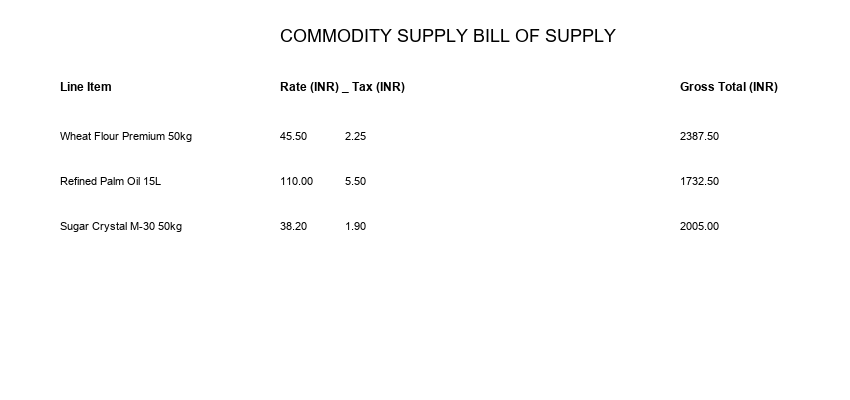
#> input picture research/loop23/tables/COHORT_H_04_NARROW_GUTTER_INVOICE.png, 850 x 400 px, found by its file name
$ python test_dot_fix.py
#> lines starting #> are read from the running program, lines starting #| are printed output that depends on the picture
import numpy as np
import re
from typing import Any
from PIL import Image

def test_dot_morphology(cell_text: str, cell_crop: Any) -> str:
    if not cell_text or "." in cell_text or cell_crop is None:
        return cell_text

    clean_digits = re.sub(r"^(Rs\.?|INR|₹)\s*", "", cell_text, flags=re.IGNORECASE).replace(",", "").strip()
    if not clean_digits.isdigit() or not (2 <= len(clean_digits) <= 5):
        return cell_text

    # Standard integers with two trailing zeros (e.g. 100, 500, 3100, 4000) are always integers
    if len(clean_digits) >= 3 and clean_digits.endswith("00"):
        return cell_text

    try:
        arr = np.array(cell_crop.convert("L")) if hasattr(cell_crop, "convert") else np.array(cell_crop)
        h, w = arr.shape[:2]
        if h < 6 or w < 8:
            return cell_text

        thresh = (int(arr.min()) + int(arr.max())) // 2
        binary = arr < thresh

        row_ink = binary.sum(axis=1)
        col_ink = binary.sum(axis=0)
        active_rows = np.where(row_ink > 0)[0]
        active_cols = np.where(col_ink > 0)[0]
        if len(active_rows) == 0 or len(active_cols) == 0:
            return cell_text

        top, bottom = active_rows.min(), active_rows.max()
        left, right = active_cols.min(), active_cols.max()
        char_h = bottom - top + 1
        char_w_span = right - left + 1

        if char_h < 6 or char_w_span < 8:
            return cell_text

        baseline_start = top + int(char_h * 0.65)
        upper_end = baseline_start
        found_dot_x = None

        for dw in [1, 2, 3]:
            if found_dot_x is not None:
                break
            for c in range(left + 2, right - dw - 1):
                cols = list(range(c, c + dw))
                if binary[top:upper_end, cols].sum() > 0:
                    continue

                base_sub = binary[baseline_start:bottom + 1, cols]
                dot_ink_count = base_sub.sum()
                if not (1 <= dot_ink_count <= 6):
                    continue

                dot_r, dot_c = np.where(base_sub)
                dot_h = dot_r.max() - dot_r.min() + 1
                if dot_h > 3:
                    continue

                abs_dot_rows = baseline_start + dot_r
                min_r, max_r = abs_dot_rows.min(), abs_dot_rows.max()

                # Must sit on baseline
                if max_r < bottom - 1:
                    continue

                if binary[min_r:max_r + 1, c - 1].sum() > 0:
                    continue
                if binary[min_r:max_r + 1, c + dw].sum() > 0:
                    continue

                above_check_top = max(top, min_r - 2)
                if min_r > above_check_top and binary[above_check_top:min_r, cols].sum() > 0:
                    continue

                found_dot_x = c + (dw - 1) / 2.0
                break

        if found_dot_x is not None:
            num_chars = len(clean_digits)
            rel_x = (found_dot_x - left) / float(char_w_span)
            insert_idx = int(round(rel_x * num_chars))
            insert_idx = max(1, min(insert_idx, num_chars - 1))
            refined = clean_digits[:insert_idx] + "." + clean_digits[insert_idx:]
            return cell_text.replace(clean_digits, refined)

    except Exception:
        pass

    return cell_text

img_inv = Image.open("research/loop23/tables/COHORT_H_04_NARROW_GUTTER_INVOICE.png")
#> img_inv is the input picture: PIL image 850x400 RGB; min 0, max 255, mean 252.2
crop_4550 = img_inv.crop((280 - 5, 132 - 5, 307 + 5, 141 + 5))
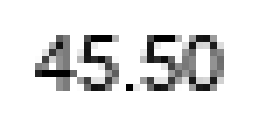
#> crop_4550: PIL image 37x19 RGB (shown 7 times larger); min 0, max 255, mean 229.6
crop_3820 = img_inv.crop((281 - 5, 222 - 5, 307 + 5, 231 + 5))
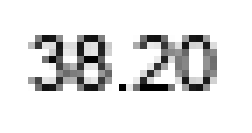
#> crop_3820: PIL image 36x19 RGB (shown 7 times larger); min 0, max 255, mean 228.1

img_dec = Image.open("research/loop21/tables/DEC_02_COMMODITY_RATES.png")
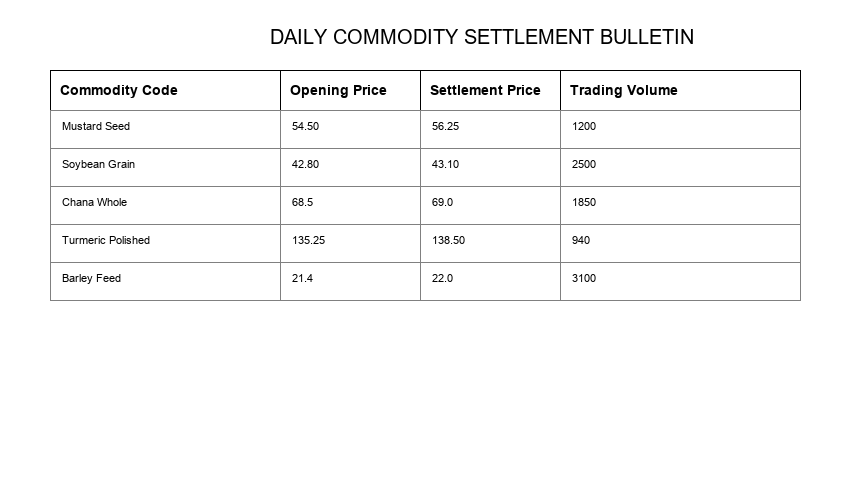
#> input picture research/loop21/tables/DEC_02_COMMODITY_RATES.png, 850 x 480 px, found by its file name
#> img_dec is the input picture: PIL image 850x480 RGB; min 0, max 255, mean 249.2
crop_3100 = img_dec.crop((572 - 5, 274 - 5, 596 + 5, 282 + 5))
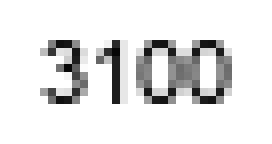
#> crop_3100: PIL image 34x18 RGB (shown 8 times larger); min 5, max 255, mean 229.1
crop_640 = img_dec.crop((432 - 5, 160 - 5, 459 + 5, 168 + 5))
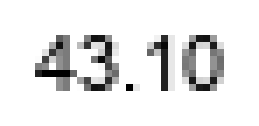
#> crop_640: PIL image 37x18 RGB (shown 7 times larger); min 0, max 255, mean 231.6

print("4550 ->", test_dot_morphology("4550", crop_4550))
#> in test_dot_morphology, `thresh = (int(arr.min()) + int(arr.max())) // 2`: thresh = 127
#> in test_dot_morphology, `row_ink = binary.sum(axis=1)`: row_ink = 19 values, max 12 at index 5, min 0 at index 0, mean 3.68
#> in test_dot_morphology, `col_ink = binary.sum(axis=0)`: col_ink = 37 values, max 8 at index 9, min 0 at index 0, mean 1.89
#> in test_dot_morphology, `active_rows = np.where(row_ink > 0)[0]`: active_rows = [5, 6, 7, 8, 9, 10, 11, 12]
#> in test_dot_morphology, `active_cols = np.where(col_ink > 0)[0]`: active_cols = 23 values from 5 to 31
#> in test_dot_morphology, `top, bottom = active_rows.min(), active_rows.max()`: top = 5; bottom = 12
#> in test_dot_morphology, `left, right = active_cols.min(), active_cols.max()`: left = 5; right = 31
#> in test_dot_morphology, `char_h = bottom - top + 1`: char_h = 8
#> in test_dot_morphology, `char_w_span = right - left + 1`: char_w_span = 27
#> in test_dot_morphology, `baseline_start = top + int(char_h * 0.65)`: baseline_start = 10
#> in test_dot_morphology, `rel_x = (found_dot_x - left) / float(char_w_span)`: rel_x = 0.481
#> in test_dot_morphology, `insert_idx = int(round(rel_x * num_chars))`: insert_idx = 2
#> in test_dot_morphology, `refined = clean_digits[:insert_idx] + "." + clean_digits[insert_idx:]`: refined = '45.50'
#| 4550 -> 45.50
print("3820 ->", test_dot_morphology("3820", crop_3820))
#| 3820 -> 38.20
print("3100 ->", test_dot_morphology("3100", crop_3100))
#| 3100 -> 3100
